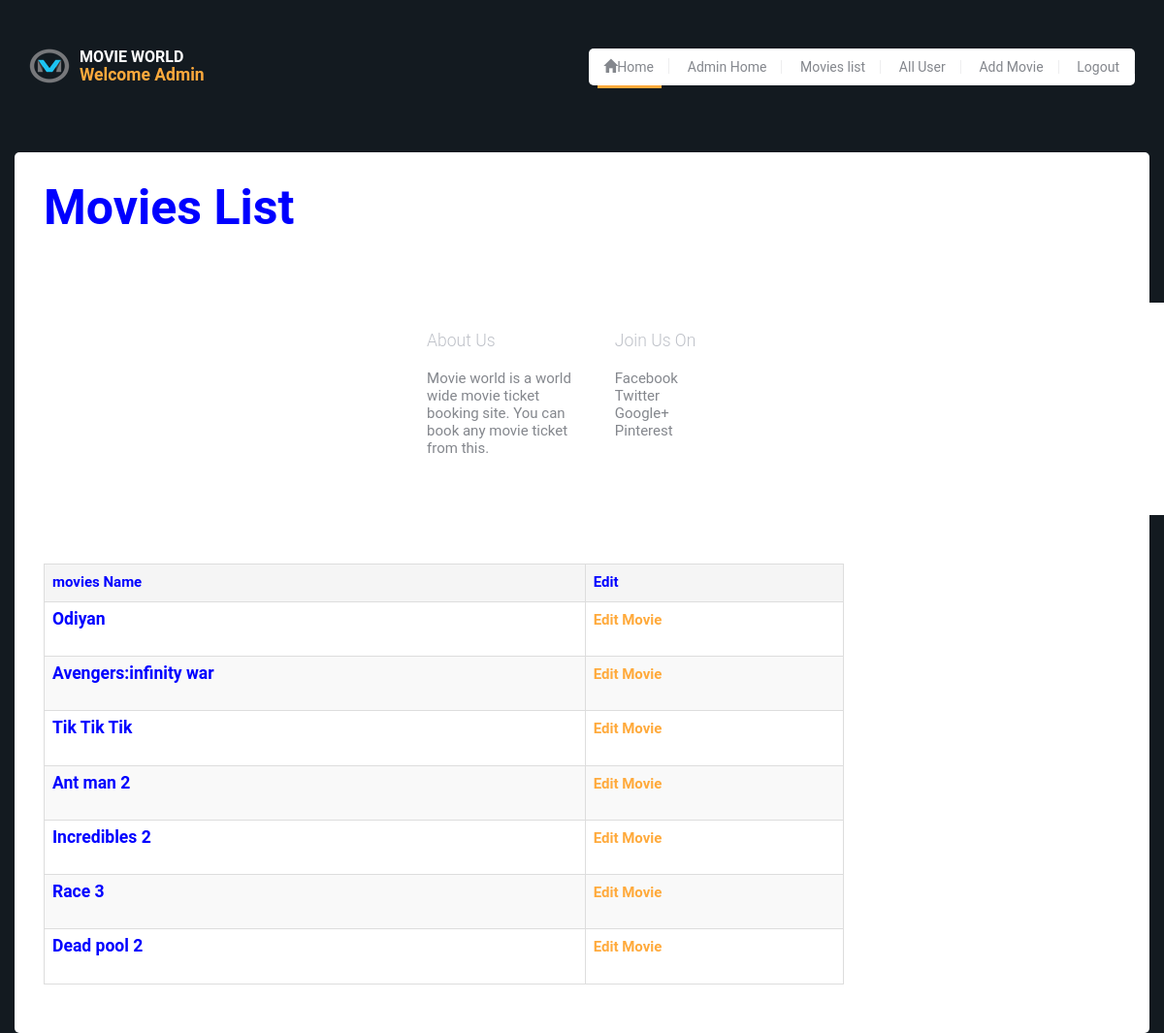
/listmovies/ (signed in), run on the app's committed database.
### movieapp/models.py (models this page shows, shortened)
class MovieModel(models.Model):
	movie_name=models.CharField(max_length=50)
	movie_language=models.CharField(max_length=10)
	release_date=models.DateField(auto_now=False)
	pic=models.ImageField(upload_to='media/Images/')
	created_on=models.DateTimeField(auto_now=True)

### movieapp/views.py (the view)
# urls.py: url(r'^listmovies/',AllMovie.as_view(),name='lstmve'),
class AllMovie(View):
	template_name='list_movies.html'
	def get(self,request):
		if request.user.is_superuser:
			testobj=MovieModel.objects.all()
			context={
				'form':testobj
			}
			return render(request,self.template_name,context)
		else:
			return HttpResponseRedirect(reverse_lazy('eror'))

### templates/list_movies.html (shortened to what this page needs)
<!DOCTYPE html>
<html lang="en">
	{% load static %}
	<head>
			<link rel="stylesheet" href="https://maxcdn.bootstrapcdn.com/bootstrap/3.3.7/css/bootstrap.min.css">
		<link rel="stylesheet" href="style.css">
		<link rel="stylesheet" href="{% static 'css/style.css' %}">
	</head>
	<body>
		<div id="site-content">
			<header class="site-header">
				<div class="container">
					<a href="index.html" id="branding">
						<img src="images/logo.png" alt="" class="logo">
						<div class="logo-copy">
							<h1 class="site-title">Movie World</h1>
							<h3>Welcome Admin</h3>
					</a>
					<div class="main-navigation">
						<ul class="menu">
							<li class="menu-item current-menu-item"><a href="{% url 'hme' %}"><span class="glyphicon glyphicon-home"></span>Home</a></li>
							<li class="menu-item"><a href="{% url 'admnhme' %}">Admin Home</a></li>
							<li class="menu-item"><a href="{% url 'almve' %}">Movies list</a></li>
							<li class="menu-item"><a href="{% url 'lstusr' %}">All User</a></li>
							<li class="menu-item"><a href="{% url 'admve' %}">Add Movie</a></li>
							<li class="menu-item"><a href="{% url 'lgut' %}">Logout</a></li>
						</ul>
					</div>
				</div>
			</header>
			<main class="main-content">
				<div class="container">
					<div class="page">
						<div class="row">
							<div class="col-md-9">
								<div class="table-reposive" id="tb1" >
				<table  width="200" class="table table-bordered table-hover table-striped">
					<h2 style="color: blue;font-size:50px;">Movies List</h2>
					<tr class="active" style="color: blue;" >
						<th>movies Name</th>
						<th>Edit</th>
					</tr>
					<tr>
						{% for x in form %}
						<th><h3 style="color: blue;">{{x.movie_name}}</h3></th>
						<th><a href="{% url 'edtmve' x.id %}">Edit Movie</a></th>
					</tr>
						{% endfor %}
					</div>
							</div>
			</main>
			<footer class="site-footer">
			<div class="container">
					<div class="row" style="float: right;">
						<div class="col-md-3" >
							<div class="widget">
								<h3 class="widget-title">About Us</h3>
								<p>Movie world is a world wide movie ticket booking site.
								You can book any movie ticket from this.</p>
							</div>
						</div>
						 	<div class="col-md-2">
							<div class="widget">
								<h3 class="widget-title">Join Us On</h3>
								<ul class="no-bullet">
									<li><a href="#">Facebook</a></li>
									<li><a href="#">Twitter</a></li>
									<li><a href="#">Google+</a></li>
									<li><a href="#">Pinterest</a></li>
								</ul>
							</div>
						</div>
			</footer>
		</div>
	</body>
</html>

### static/css/style.css (style rules this page uses)
article, aside, details, figcaption, figure, footer, header, hgroup, nav, section, summary { display: block; }
html { background: #fff; color: #000; -webkit-text-size-adjust: 100%; -ms-text-size-adjust: 100%; }
html, button, input, select, textarea { font-family: sans-serif; }
body { margin: 0; }
a { background: transparent; }
h1 { font-size: 2em; margin: 0.67em 0; }
h2 { font-size: 1.5em; margin: 0.83em 0; }
h3 { font-size: 1.17em; margin: 1em 0; }
img { border: 0; }
table { border-collapse: collapse; border-spacing: 0; }
*, *:before, *:after { -moz-box-sizing: border-box; box-sizing: border-box; }
body { background-color: #131a20; background-position: top center; background-repeat: no-repeat; color: #84878d; font-family: "Roboto", "Open Sans", sans-serif; font-size: 15px; font-weight: 400; line-height: normal; }
h1, h2, h3, h4, h5, h6 { font-weight: 700; margin: 0 0 20px; }
ul, ol { margin: 0; padding-left: 0; }
a { text-decoration: none; color: #ffaa3c; }
p { margin-top: 0; }
.container { margin-right: auto; margin-left: auto; padding-left: 15px; padding-right: 15px; *zoom: 1; }
.container:after { content: " "; clear: both; display: block; overflow: hidden; height: 0; }
@media (min-width: 768px) { .container { width: 750px; } }
@media (min-width: 992px) { .container { width: 970px; } }
@media (min-width: 1200px) { .container { width: 1170px; } }
.row { margin-left: -15px; margin-right: -15px; *zoom: 1; }
.row:after { content: " "; clear: both; display: block; overflow: hidden; height: 0; }
.col-xs-1, .col-sm-1, .col-md-1, .col-lg-1, .col-xs-2, .col-sm-2, .col-md-2, .col-lg-2, .col-xs-3, .col-sm-3, .col-md-3, .col-lg-3, .col-xs-4, .col-sm-4, .col-md-4, .col-lg-4, .col-xs-5, .col-sm-5, .col-md-5, .col-lg-5, .col-xs-6, .col-sm-6, .col-md-6, .col-lg-6, .col-xs-7, .col-sm-7, .col-md-7, .col-lg-7, .col-xs-8, .col-sm-8, .col-md-8, .col-lg-8, .col-xs-9, .col-sm-9, .col-md-9, .col-lg-9, .col-xs-10, .col-sm-10, .col-md-10, .col-lg-10, .col-xs-11, .col-sm-11, .col-md-11, .col-lg-11, .col-xs-12, .col-sm-12, .col-md-12, .col-lg-12 { position: relative; min-height: 1px; padding-left: 15px; padding-right: 15px; }
@media (min-width: 992px) { .col-md-1, .col-md-2, .col-md-3, .col-md-4, .col-md-5, .col-md-6, .col-md-7, .col-md-8, .col-md-9, .col-md-10, .col-md-11, .col-md-12 { float: left; } }
@media (min-width: 992px) { .col-md-2 { width: 16.6666666667%; } }
@media (min-width: 992px) { .col-md-3 { width: 25%; } }
@media (min-width: 992px) { .col-md-9 { width: 75%; } }
.site-header { padding: 50px 0; *zoom: 1; }
.site-header:after { content: " "; clear: both; display: block; overflow: hidden; height: 0; }
#branding { float: left; }
#branding .logo, #branding .logo-copy { display: inline-block; }
#branding .logo { margin-right: 10px; }
#branding .site-title { margin: 0; text-transform: uppercase; color: white; font-size: 16px; font-size: 1.0666666667em; }
.main-navigation { float: right; background: white; border-radius: 5px; }
.main-navigation .menu-toggle, .main-navigation .menu, .main-navigation .search-form { display: inline-block; vertical-align: middle; }
.main-navigation .menu { list-style: none; margin: 0; }
@media screen and (min-width: 991px) { .main-navigation .menu { display: inline-block !important; } }
.main-navigation .menu-item { display: inline-block; padding: 10px 0; }
.main-navigation .menu-item a { padding: 0 15px; display: inline-block; color: #84878d; font-size: 14px; font-size: 0.9333333333em; font-weight: 400; line-height: 1; border-right: 1px solid #eeeeef; }
.main-navigation .menu-item.current-menu-item, .main-navigation .menu-item:hover { position: relative; }
.main-navigation .menu-item.current-menu-item:after, .main-navigation .menu-item:hover:after { content: " "; position: absolute; width: 80%; height: 3px; background-color: #ffaa3c; bottom: -3px; left: 0; right: 0; margin: 0 auto; display: block; }
.main-content .container { background: white; border-radius: 5px; padding: 30px; }
.no-bullet { list-style: none; }
.site-footer { padding: 50px 0; }
.site-footer .widget { margin-bottom: 30px; }
.site-footer .widget-title { color: #bec1c8; font-weight: 300; }
.site-footer a { color: #84878d; -webkit-transition: .3s ease; transition: .3s ease; }

### data on the page
MovieModel: movie_name "Odiyan"
MovieModel: movie_name "Avengers:infinity war"
MovieModel: movie_name "Tik Tik Tik"
MovieModel: movie_name "Ant man 2"
MovieModel: movie_name "Incredibles 2"
MovieModel: movie_name "Race 3"
MovieModel: movie_name "Dead pool 2"
